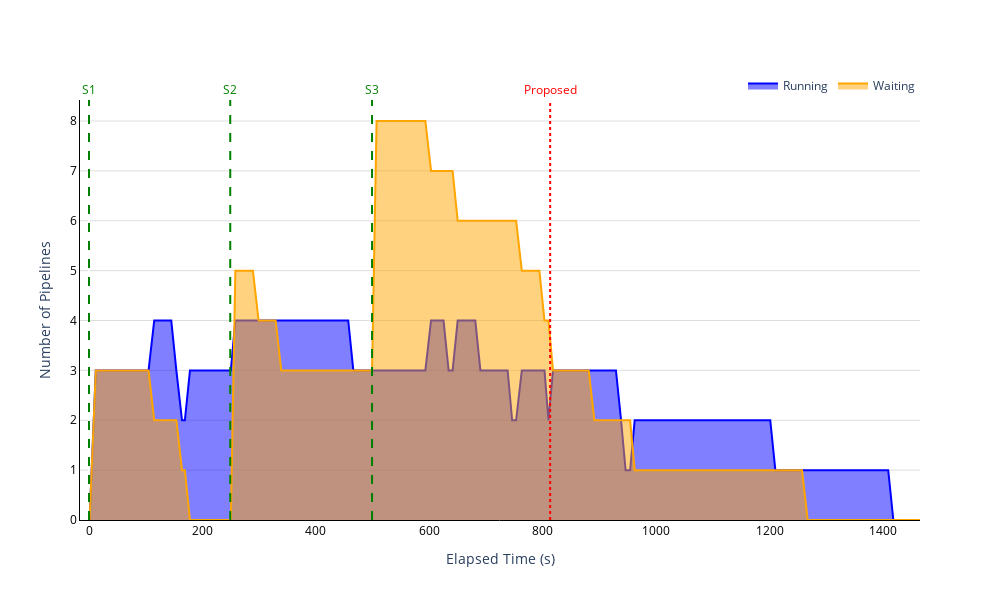

Here is the notebook cell this chart was saved with:
### Markdown cell above
#### Fifo-rr

### Code cell
pipeline_numbers = pd.read_csv("output/fifo_rr/n_pipelines_m2.csv")

# Add elapsed time column
start_timestamp = min(pipeline_numbers["timestamp"])
pipeline_numbers["elapsed_time"] = [int(t-start_timestamp) for t in pipeline_numbers["timestamp"]]

# Separate new time windows and pipeline updates
time_windows = pipeline_numbers[pipeline_numbers["type"] == "new_window"]["elapsed_time"]
pipeline_numbers = pipeline_numbers[pipeline_numbers["type"] == "update"]

plot_n_pipelines(
    pipeline_numbers,
    time_windows,
    title="Number of Pipelines Over Time (FCFS Round-Robin Strategy)",
    filename="n_pipelines_fifo_rr",
    comparison_line=813
)

### Figure 1 — Plotly figure (JSON) as saved in the notebook; plotly's stock layout.template omitted (floating-point values rounded to 4 significant figures; data arrays with more than 128 entries replaced by an {"elided": "..."} marker saying what was removed)
{"data": [{"fill": "tozeroy", "line": {"color": "blue"}, "mode": "lines", "name": "Running", "type": "scatter", "x": {"elided": "187 int values"}, "y": {"elided": "187 int values"}}, {"fill": "tozeroy", "line": {"color": "orange"}, "mode": "lines", "name": "Waiting", "type": "scatter", "x": {"elided": "187 int values"}, "y": {"elided": "187 int values"}}], "layout": {"annotations": [{"font": {"color": "green", "size": 12}, "showarrow": false, "text": "S1", "x": 0, "xanchor": "center", "xref": "x", "y": 1, "yanchor": "bottom", "yref": "y domain"}, {"font": {"color": "green", "size": 12}, "showarrow": false, "text": "S2", "x": 249, "xanchor": "center", "xref": "x", "y": 1, "yanchor": "bottom", "yref": "y domain"}, {"font": {"color": "green", "size": 12}, "showarrow": false, "text": "S3", "x": 499, "xanchor": "center", "xref": "x", "y": 1, "yanchor": "bottom", "yref": "y domain"}, {"font": {"color": "red", "size": 12}, "showarrow": false, "text": "Proposed", "x": 813, "xanchor": "center", "xref": "x", "y": 1, "yanchor": "bottom", "yref": "y domain"}], "height": 600, "legend": {"orientation": "h", "title": {"text": ""}, "x": 1, "xanchor": "right", "y": 1, "yanchor": "bottom"}, "paper_bgcolor": "rgba(0,0,0,0)", "plot_bgcolor": "rgba(0,0,0,0)", "shapes": [{"line": {"color": "green", "dash": "dash"}, "opacity": 1, "type": "line", "x0": 0, "x1": 0, "xref": "x", "y0": 0, "y1": 1, "yref": "y domain"}, {"line": {"color": "green", "dash": "dash"}, "opacity": 1, "type": "line", "x0": 249, "x1": 249, "xref": "x", "y0": 0, "y1": 1, "yref": "y domain"}, {"line": {"color": "green", "dash": "dash"}, "opacity": 1, "type": "line", "x0": 499, "x1": 499, "xref": "x", "y0": 0, "y1": 1, "yref": "y domain"}, {"line": {"color": "red", "dash": "dot"}, "name": "proposed", "opacity": 1, "type": "line", "x0": 813, "x1": 813, "xref": "x", "y0": 0, "y1": 1, "yref": "y domain"}], "width": 1000, "xaxis": {"linecolor": "black", "showgrid": false, "showline": true, "tickfont": {"color": "black"}, "title": {"text": "Elapsed Time (s)"}}, "yaxis": {"dtick": 1, "gridcolor": "#dedede", "linecolor": "black", "showgrid": true, "showline": true, "tickfont": {"color": "black"}, "title": {"text": "Number of Pipelines"}}}}
